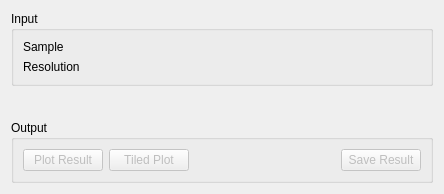
<?xml version="1.0" encoding="UTF-8"?>
<ui version="4.0">
 <class>Iqt</class>
 <widget class="QWidget" name="Iqt">
  <property name="geometry">
   <rect>
    <x>0</x>
    <y>0</y>
    <width>444</width>
    <height>194</height>
   </rect>
  </property>
  <property name="windowTitle">
   <string>Form</string>
  </property>
  <layout class="QVBoxLayout" name="layoutFury">
   <item>
    <widget class="QGroupBox" name="gbInput">
     <property name="title">
      <string>Input</string>
     </property>
     <layout class="QGridLayout" name="layoutFiles">
      <item row="2" column="0">
       <widget class="QLabel" name="lbResolution">
        <property name="sizePolicy">
         <sizepolicy hsizetype="Fixed" vsizetype="Preferred">
          <horstretch>0</horstretch>
          <verstretch>0</verstretch>
         </sizepolicy>
        </property>
        <property name="text">
         <string>Resolution</string>
        </property>
       </widget>
      </item>
      <item row="1" column="0">
       <widget class="QLabel" name="lbSample">
        <property name="sizePolicy">
         <sizepolicy hsizetype="Fixed" vsizetype="Preferred">
          <horstretch>0</horstretch>
          <verstretch>0</verstretch>
         </sizepolicy>
        </property>
        <property name="text">
         <string>Sample</string>
        </property>
       </widget>
      </item>
      <item row="1" column="1" colspan="2">
       <widget class="MantidQt::MantidWidgets::DataSelector" name="dsInput" native="true">
        <property name="sizePolicy">
         <sizepolicy hsizetype="Minimum" vsizetype="Fixed">
          <horstretch>0</horstretch>
          <verstretch>0</verstretch>
         </sizepolicy>
        </property>
        <property name="loadLabelText" stdset="0">
         <string>Plot Input</string>
        </property>
        <property name="workspaceSuffixes" stdset="0">
         <stringlist>
          <string>_red</string>
          <string>_sqw</string>
         </stringlist>
        </property>
        <property name="fileBrowserSuffixes" stdset="0">
         <stringlist>
          <string>_red.nxs</string>
          <string>_sqw.nxs</string>
         </stringlist>
        </property>
        <property name="showLoad" stdset="0">
         <bool>false</bool>
        </property>
       </widget>
      </item>
      <item row="2" column="1" colspan="2">
       <widget class="MantidQt::MantidWidgets::DataSelector" name="dsResolution" native="true">
        <property name="sizePolicy">
         <sizepolicy hsizetype="Minimum" vsizetype="Fixed">
          <horstretch>0</horstretch>
          <verstretch>0</verstretch>
         </sizepolicy>
        </property>
        <property name="autoLoad" stdset="0">
         <bool>true</bool>
        </property>
        <property name="workspaceSuffixes" stdset="0">
         <stringlist>
          <string>_res</string>
          <string>_red</string>
          <string>_sqw</string>
         </stringlist>
        </property>
        <property name="fileBrowserSuffixes" stdset="0">
         <stringlist>
          <string>_res.nxs</string>
          <string>_red.nxs</string>
          <string>_sqw.nxs</string>
         </stringlist>
        </property>
        <property name="showLoad" stdset="0">
         <bool>false</bool>
        </property>
       </widget>
      </item>
     </layout>
    </widget>
   </item>
   <item>
    <layout class="QHBoxLayout" name="loFury">
     <item>
      <layout class="QVBoxLayout" name="properties"/>
     </item>
     <item>
      <widget class="MantidQt::MantidWidgets::PreviewPlot" name="ppPlot" native="true">
       <property name="canvasColour" stdset="0">
        <color>
         <red>255</red>
         <green>255</green>
         <blue>255</blue>
        </color>
       </property>
       <property name="showLegend" stdset="0">
        <bool>true</bool>
       </property>
      </widget>
     </item>
    </layout>
   </item>
   <item>
    <widget class="QGroupBox" name="gbOutput">
     <property name="title">
      <string>Output</string>
     </property>
     <layout class="QHBoxLayout" name="horizontalLayout_9">
      <item>
       <widget class="QPushButton" name="pbPlot">
        <property name="enabled">
         <bool>false</bool>
        </property>
        <property name="text">
         <string>Plot Result</string>
        </property>
       </widget>
      </item>
      <item>
       <widget class="QPushButton" name="pbTile">
        <property name="enabled">
         <bool>false</bool>
        </property>
        <property name="text">
         <string>Tiled Plot</string>
        </property>
       </widget>
      </item>
      <item>
       <spacer name="horizontalSpacer_1">
        <property name="orientation">
         <enum>Qt::Horizontal</enum>
        </property>
        <property name="sizeHint" stdset="0">
         <size>
          <width>40</width>
          <height>20</height>
         </size>
        </property>
       </spacer>
      </item>
      <item>
       <widget class="QPushButton" name="pbSave">
        <property name="enabled">
         <bool>false</bool>
        </property>
        <property name="text">
         <string>Save Result</string>
        </property>
       </widget>
      </item>
     </layout>
    </widget>
   </item>
  </layout>
 </widget>
 <customwidgets>
  <customwidget>
   <class>MantidQt::MantidWidgets::DataSelector</class>
   <extends>QWidget</extends>
   <header>MantidQtMantidWidgets/DataSelector.h</header>
  </customwidget>
  <customwidget>
   <class>MantidQt::MantidWidgets::PreviewPlot</class>
   <extends>QWidget</extends>
   <header>MantidQtMantidWidgets/PreviewPlot.h</header>
   <container>1</container>
  </customwidget>
 </customwidgets>
 <resources/>
 <connections/>
</ui>
